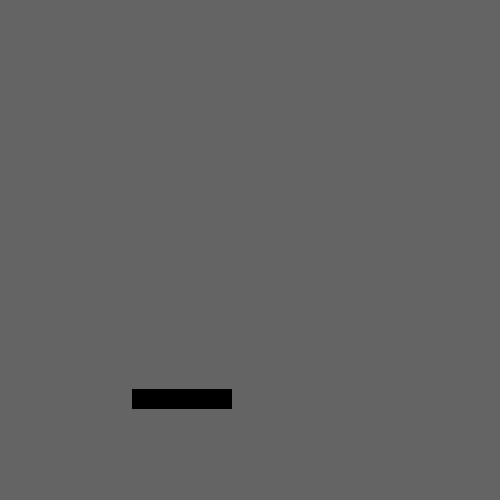
Frame 1 (no input)
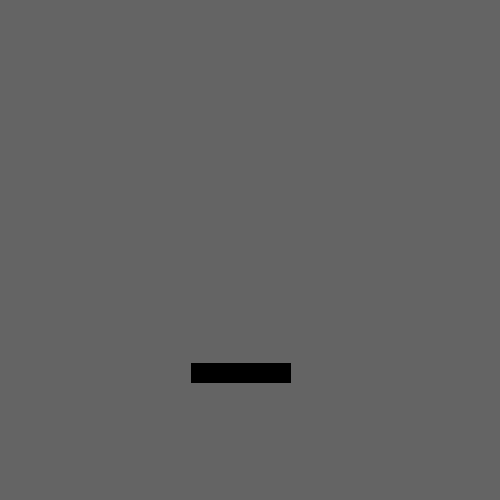
Frame 60 (the mouse pressed at the canvas centre just before this capture)
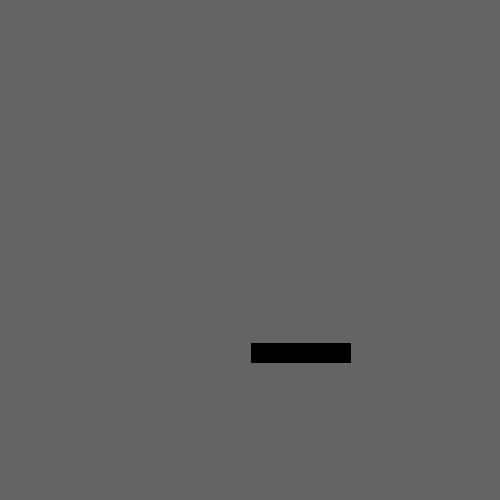
Frame 120 (the mouse held since frame 60 and released just before this capture)

The Processing sketch that drew these frames (run headless with seeded random() and noise(); from frame 60 on, the mouse is pressed at the canvas centre):

// Processing sketch: sketch_11
// ── sketch_11.pde
// take your class from sketch_10 and create an array of them.
// loop through the array and instantiate different objects at random positions in setup()
// then draw all of them in the draw() method by looping through the array again.

int numShapes = 500;
int j;

Rect rect0;
Rect[] rect = new Rect[numShapes];

void setup() {
  size(500, 500);
  
  
  for (int i = 0; i < numShapes ; i++) {
    rect[i] = new Rect(i,j);
    j = int(random(20,480));
  }
  
}

void draw() {
  //for (int i = 0; i < numShapes ; i++) {
  //   rect[i].display();
     
  //}
     
  j++;
     rect[j].display();
     rect[j].update();
    
}

// ── Rect.pde

class Rect {
  float x;
  float y;
  float angle = 0;
  
  Rect(int xPos, int yPos) {
    x = xPos;
    y = yPos;
  }
  
  void update() {
   angle = (angle + 3) % 360;
  }
  
  void display() {
    background(100);
    translate(x, y);
    rectMode(CENTER);
    noStroke();
    fill(map(angle, 0, 360, 0, 255));
    rotate(radians(angle));
    
    rect(0, 0, 100, 20);
  }
  
}
